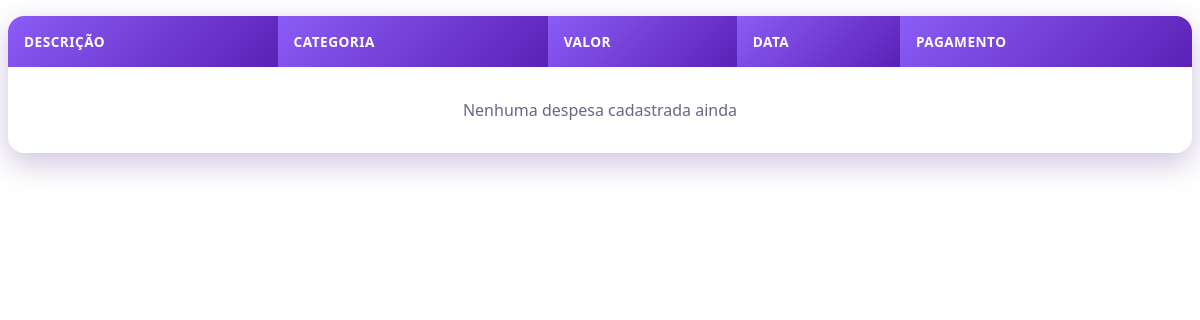
Page /controleDespesas/showTabela on the earlier database version.
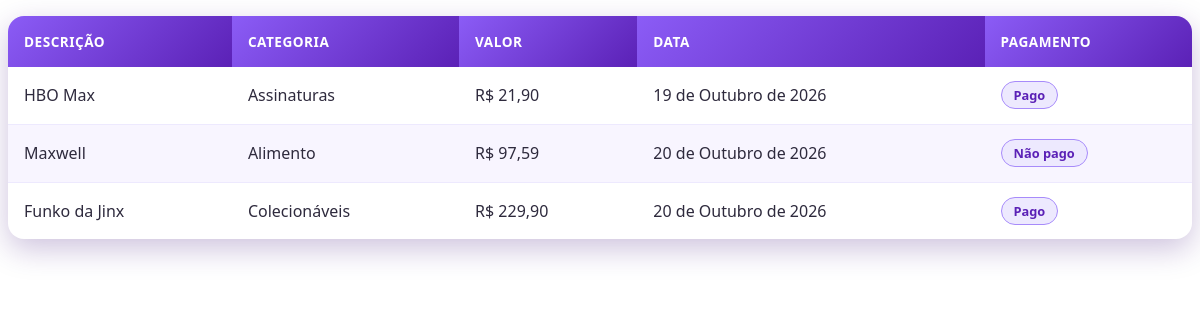
Same page on the later database version.
### questoes/controleDespesas/models.py (models this page shows, shortened)
class Despesa(models.Model):
    descricao = models.CharField(verbose_name="descrição", max_length=200, blank=False, null=False)
    categoria = models.CharField(verbose_name="categoria", max_length=50, blank=False, null=False)
    valor = models.DecimalField(verbose_name="valor", max_digits=20, decimal_places=2, blank=False, null=False)
    data = models.DateField(verbose_name="data", blank=False, null=False)
    pago = models.BooleanField(verbose_name="pago", default=True)

### questoes/controleDespesas/views.py (the view)
# urls.py: path('showTabela', views.mostrar_tabela, name='tabelaDespesas')
def mostrar_tabela(request):
    lista_despesas = Despesa.objects.all()
    return render(request, "controleDespesas/partials/table.html", {'despesas':lista_despesas})

### questoes/controleDespesas/templates/controleDespesas/partials/table.html (shortened to what this page needs)
<table>
    <thead>
        <th>Descrição</th>
        <th>Categoria</th>
        <th>Valor</th>
        <th>Data</th>
        <th>Pagamento</th>
    </thead>
    <tbody>
        {% for despesa in despesas %}
            <tr>
                <td> {{despesa.descricao}} </td>
                <td> {{despesa.categoria}} </td>
                <td> R$ {{despesa.valor}} </td>
                <td> {{despesa.data}} </td>
                <td>
                    {% if despesa.pago %}
                        <span>Pago</span>
                    {% else %}
                        <span>Não pago</span>
                    {% endif %}
                </td>
            </tr>
        {% empty %}
            <tr>
                <td colspan="5">Nenhuma despesa cadastrada ainda</td>
            </tr>
        {% endfor %}
    </tbody>
</table>

### questoes/controleDespesas/templates/controleDespesas/partials/table.html (style rules this page uses)
table { width: 100%; margin: 1rem 0 0; border-collapse: separate; border-spacing: 0; background: #ffffff; border-radius: 16px; box-shadow: 0 10px 30px rgba(59, 15, 122, 0.25); overflow: hidden; font-family: "Segoe UI", system-ui, -apple-system, Arial, sans-serif; font-weight: 400; text-align: left; color: #2e2a3d; }
thead th { padding: 1rem; text-align: left; font-size: 0.85rem; letter-spacing: 0.5px; text-transform: uppercase; color: #ffffff; background: linear-gradient(135deg, #8b5cf6 0%, #5b21b6 100%); }
tbody td { padding: 0.9rem 1rem; border-bottom: 1px solid #ede9fe; }
tbody tr:nth-child(even) { background: #f8f5ff; }
tbody tr:last-child td { border-bottom: none; }
td span { display: inline-block; padding: 0.25rem 0.75rem; font-size: 0.8rem; font-weight: 600; white-space: nowrap; color: #5b21b6; background: #ede9fe; border: 1px solid #a78bfa; border-radius: 999px; }

Differences in the rows shown:
added Despesa: descricao "HBO Max", categoria "Assinaturas", valor "21,90", data "19 de Outubro de 2026", pago "Pago"
added Despesa: descricao "Maxwell", categoria "Alimento", valor "97,59", data "20 de Outubro de 2026", pago "Não pago"
added Despesa: descricao "Funko da Jinx", categoria "Colecionáveis", valor "229,90", data "20 de Outubro de 2026", pago "Pago"
Other differences:
text no longer shown: "Nenhuma despesa cadastrada ainda"
